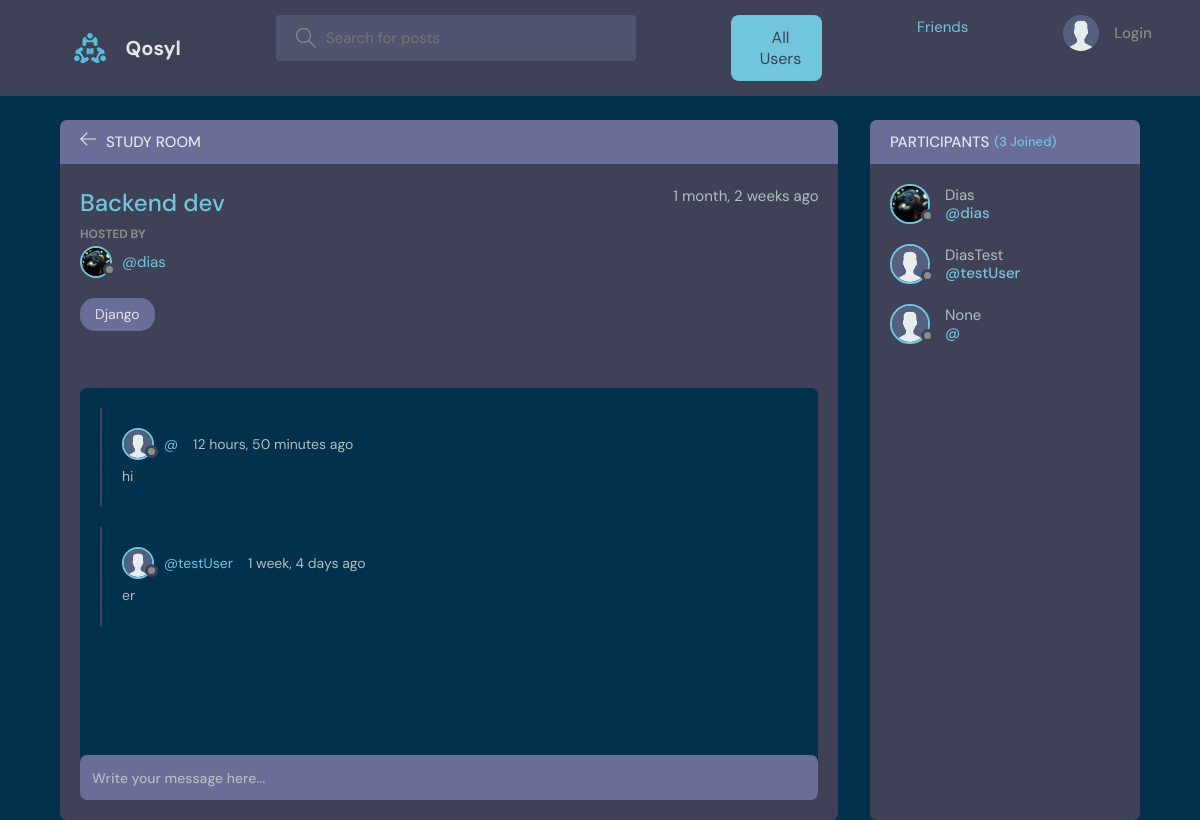
The page /room/3/ on the database as committed earlier.
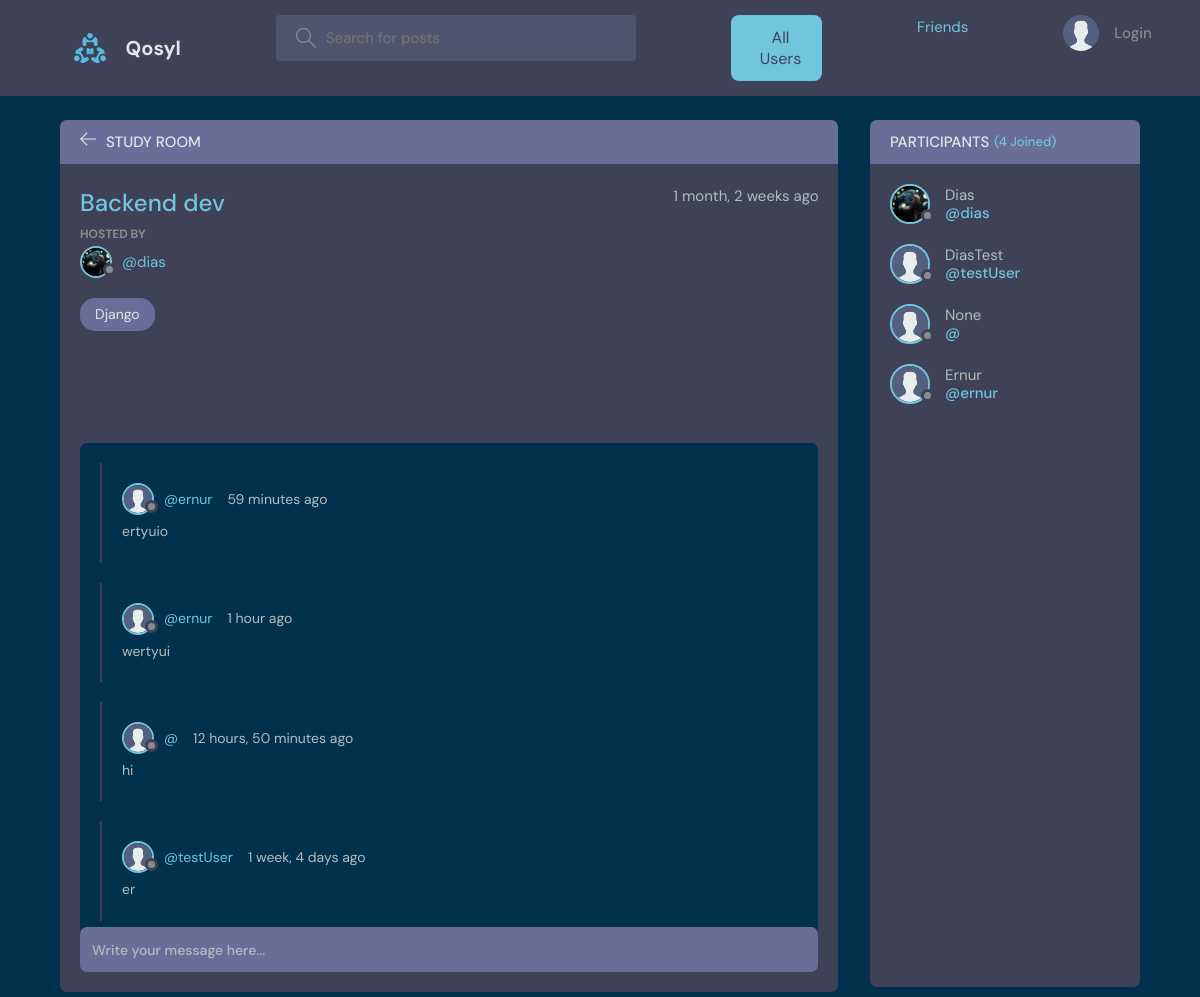
The same page on the database as committed later.
### rooms/models.py (models this page shows, shortened)
class Room(models.Model):
    host = models.ForeignKey(settings.AUTH_USER_MODEL, on_delete=models.SET_NULL, null=True)
    topic = models.ForeignKey('users.Topic', on_delete=models.SET_NULL, null=True)
    name = models.CharField(max_length=200)
    description = models.TextField(null=True, blank=True)
    participants = models.ManyToManyField(settings.AUTH_USER_MODEL, related_name='participants', blank=True)
    updated = models.DateTimeField(auto_now=True)
    created = models.DateTimeField(auto_now_add=True)
    class Meta:
        ordering = ['-updated', '-created']

### users/models.py (models this page shows, shortened)
class User(AbstractUser):
    name = models.CharField(max_length=200, null=True)
    email = models.EmailField(unique=True, null=True)
    bio = models.TextField(null=True)
    avatar = models.ImageField(upload_to='avatars/', default='avatar.svg')
    friends = models.ManyToManyField('self', blank=True, symmetrical=True, related_name='user_friends')
    USERNAME_FIELD = 'email'
    REQUIRED_FIELDS = []
    objects = UserManager()

class Topic(models.Model):
    name = models.CharField(max_length=200)
    def __str__(self):
        return self.name

### chat/models.py (models this page shows, shortened)
class Message(models.Model):
    user = models.ForeignKey(settings.AUTH_USER_MODEL, on_delete=models.CASCADE)
    room = models.ForeignKey(Room, on_delete=models.CASCADE)
    body = models.TextField()
    updated = models.DateTimeField(auto_now=True)
    created = models.DateTimeField(auto_now_add=True)
    class Meta:
        ordering = ['-updated', '-created']

### rooms/views.py (the view, shortened to what this page needs)
# urls.py: path('room/<str:pk>/', views.room, name="room"),
def room(request, pk):
    room = Room.objects.get(id=pk)
    room_messages = room.message_set.all()
    participants = room.participants.all()
    context = {'room': room, 'room_messages': room_messages,
               'participants': participants}
    return render(request, 'rooms/room.html', context)

### rooms/templates/rooms/room.html (shortened to what this page needs)
{% extends 'main.html' %}
{% block content %}
<main class="profile-page layout layout--2">
  <div class="container">
    <div class="room">
      <div class="room__top">
        <div class="room__topLeft">
          <a href="{% url 'home' %}">
            <svg version="1.1" xmlns="http://www.w3.org/2000/svg" width="32" height="32" viewBox="0 0 32 32">
              <title>arrow-left</title>
              <path
                d="M13.723 2.286l-13.723 13.714 13.719 13.714 1.616-1.611-10.96-10.96h27.625v-2.286h-27.625l10.965-10.965-1.616-1.607z">
              </path>
            </svg>
          </a>
          <h3>Study Room</h3>
        </div>
      </div>
      <div class="room__box scroll">
        <div class="room__header scroll">
          <div class="room__info">
            <h3>{{room.name}}</h3>
            <span>{{room.created|timesince}} ago</span>
          </div>
          <div class="room__hosted">
            <p>Hosted By</p>
            <a href="{% url 'user-profile' room.host.id %}" class="room__author">
              <div class="avatar avatar--small">
                <img src="{{room.host.avatar.url}}" />
              </div>
              <span>@{{room.host.username}}</span>
            </a>
          </div>
          <span class="room__topics">{{room.topic}}</span>
        </div>
        <div class="room__conversation">
          <div class="threads scroll">
            {% for message in room_messages %}
            <div class="thread">
              <div class="thread__top">
                <div class="thread__author">
                  <a href="{% url 'user-profile' message.user.id %}" class="thread__authorInfo">
                    <div class="avatar avatar--small">
                      <img src="{{message.user.avatar.url}}" />
                    </div>
                    <span>@{{message.user.username}}</span>
                  </a>
                  <span class="thread__date">{{message.created|timesince}} ago</span>
                </div>
              </div>
              <div class="thread__details">
                {{message.body}}
              </div>
            </div>
            {% endfor %}
          </div>
        </div>
      </div>
      <div class="room__message">
        <form action="" method="POST">
          <input name="body" placeholder="Write your message here..." />
        </form>
      </div>
    </div>
    <div class="participants">
      <h3 class="participants__top">Participants <span>({{participants.count}} Joined)</span></h3>
      <div class="participants__list scroll">
        {% for user in participants %}
        <a href="{%  url 'user-profile' user.id %}" class="participant">
          <div class="avatar avatar--medium">
            <img src="{{user.avatar.url}}" />
          </div>
          <p>
            {{user.name}}
            <span>@{{user.username}}</span>
          </p>
        </a>
        {% endfor %}
      </div>
    </div>
  </div>
</main>
{% endblock content %}

### templates/main.html (shortened to what this page needs)
<!DOCTYPE html>
{% load static %}
<html lang="en">
<head>
    <link rel="stylesheet" href="{% static 'styles/style.css' %}" />
</head>
<body>
    {% include 'navbar.html' %}
    {% block content %}
    {% endblock %}
</body>
</html>

### templates/navbar.html (shortened to what this page needs)
{% load static %}
<header class="header header--loggedIn">
    <div class="container">
        <a href="{% url 'home' %}" class="header__logo">
            <img src="{% static 'images/logo.svg' %}" />
            <h1>Qosyl</h1>
        </a>
        <form class="header__search" method="GET" action="{% url 'home' %}">
            <label>
                <input name="q" placeholder="Search for posts" />
            </label>
        </form>
<button
    onclick="window.location.href='{% url 'all_users' %}'"
    class="all-users-button"
    style="
        background-color: #71c6dd; /* Using your color for the main button background */
        color: #3f4156; /* Text color */
        font-family: 'DM Sans', sans-serif; /* Font style */
        font-size: 16px; /* Font size */
        padding: 12px 20px; /* Padding for spacing */
        border: none; /* No border */
        border-radius: 8px; /* Rounded corners */
        cursor: pointer; /* Pointer on hover */
        display: flex;
        align-items: center;
        gap: 8px; /* Space between the icon and the text */
        transition: background-color 0.3s ease, transform 0.2s ease; /* Smooth transition */
    ">
     All Users
</button>
<a href="{% url 'friends' %}" class="header__button">Friends</a>
        <nav class="header__menu">
            {% if request.user.is_authenticated %}
            <div class="header__user">
                <a href="{% url 'update-user' %}">
                    <div class="avatar avatar--medium active">
                        {% if request.user.avatar %}
                            <img src="{{ request.user.avatar.url }}" alt="{{ request.user.username }}'s Avatar" />
                        {% else %}
                            <img src="{% static 'images/avatar.svg' %}" alt="Default Avatar" />
                        {% endif %}
                    </div>
                    <p>{{request.user.username}} <span>@{{request.user.username}}</span></p>
                </a>
                <button class="dropdown-button">
                    <svg version="1.1" xmlns="http://www.w3.org/2000/svg" width="32" height="32" viewBox="0 0 32 32">
                        <title>chevron-down</title>
                        <path d="M16 21l-13-13h-3l16 16 16-16h-3l-13 13z"></path>
                    </svg>
                </button>
            </div>
            {% else %}
            <a href="{% url 'login' %}">
                <img src="{% static 'images/avatar.svg' %}" />
                <p>Login</p>
            </a>
            {% endif %}
        </nav>
    </div>
</header>

Rows that differ between the two databases and show on the page:
added Message: user.avatar (placeholder picture), user.username "ernur", created "59 minutes", body "ertyuio"
added Message: user.avatar (placeholder picture), user.username "ernur", created "1 hour", body "wertyui"
now on this page (row unchanged): User: avatar (placeholder picture), name "Ernur", username "ernur"
Other text that changed with them:
{{ participants.count }}: "3" → "4"
